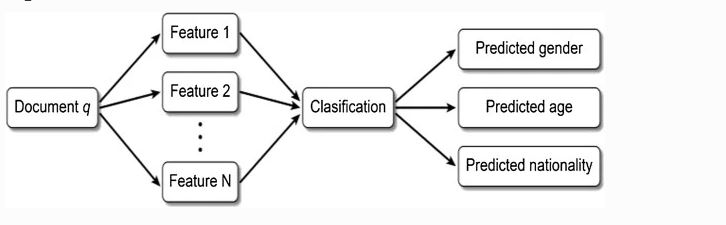
%> input picture Resources/Approach.JPG, 726 x 225 px
$ octave faheem.m   (GNU Octave 9; MATLAB toolbox functions it lacks are replaced by stand-ins)
%> lines starting %> are read from the running program, lines starting %| are printed output that depends on the picture; in (x1, y1, x2, y2) boxes, pixels count from 0 and x2, y2 are one past the last pixel; in counts of white or black regions, pixels touching at a corner belong together; the program's own positions count from 1
clear all
close all
clc

% % % % % % % % % Read Image and Gray scale %%%%%%%%%%%%%%%%%%
[filename ,pathname] = uigetfile('*.jpg;*.tif;*.png;*.gif','All Image Files');
%> the answer given: Resources/Approach.JPG
fullImageFileName = fullfile(pathname,filename);
image=imread(fullImageFileName);
%> image is the input picture: size 225x726x3 uint8; min 0, max 255, mean 240.7
if size(image,3)==3
  image=rgb2gray(image);
%> image: size 225x726 uint8
end
% [112 lines of commented-out code are left out]

image
figure(1)
imshow(image,[]);

Iblur1 = imgaussfilt(image,8);
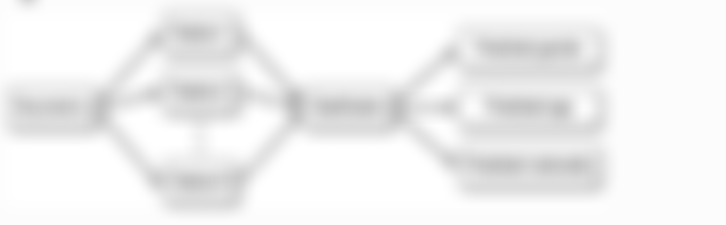
%> Iblur1: size 225x726 uint8; min 188, max 255, mean 240.7
figure(2)
imshow(image);

bi_img =~im2bw(image,0.90);
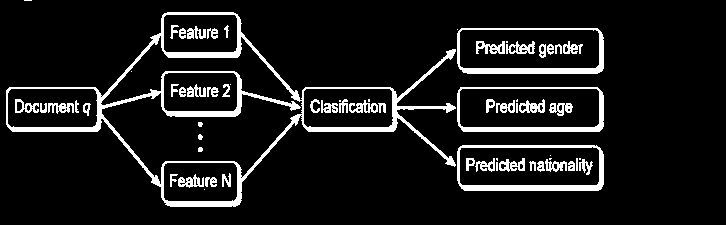
%> bi_img: size 225x726 logical; 9.7% white; 65 white regions (14 under 20 px), largest, box (x1, y1, x2, y2) and area: (6, 12, 456, 207) 7088, (457, 145, 604, 191) 1543, (457, 28, 604, 74) 1412
[row , col] = size(image);
%> row = 225; col = 726
croped_graph_val_w =zeros(col,1);
count9_w=0;

[L, Ne,]=bwlabel(image);
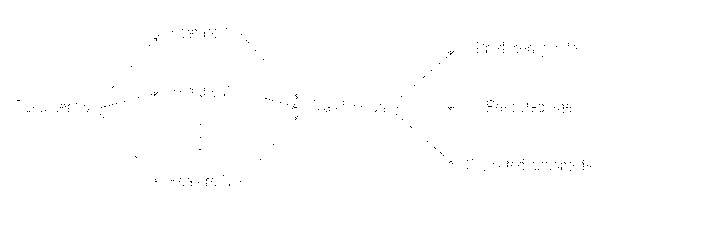
%> L: size 225x726 double; values 0 (black) and 1 (white), 99.8% white; black in thin lines or dots, all inside (x1, y1, x2, y2) = (17, 28, 591, 186)
%> Ne = 1
%% Measure properties of image regions
propied=regionprops(L,'BoundingBox');
%> propied = 1 region; box (x1, y1, x2, y2): (0, 0, 726, 225)
hold on
%% Plot Bounding Box
for n=1:size(propied,1)
  rectangle('Position',propied(n).BoundingBox,'EdgeColor','g','LineWidth',1)
end
%> this loop made 1 pass
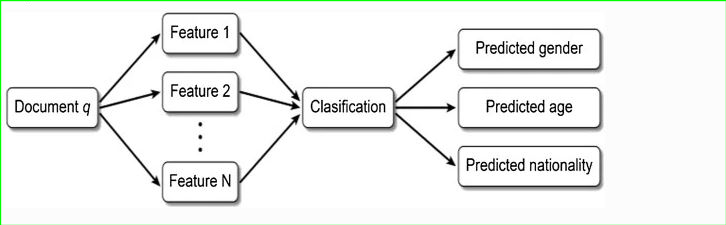
%> figure redrawn from the program's plot data

% [105 lines of commented-out code are left out]
